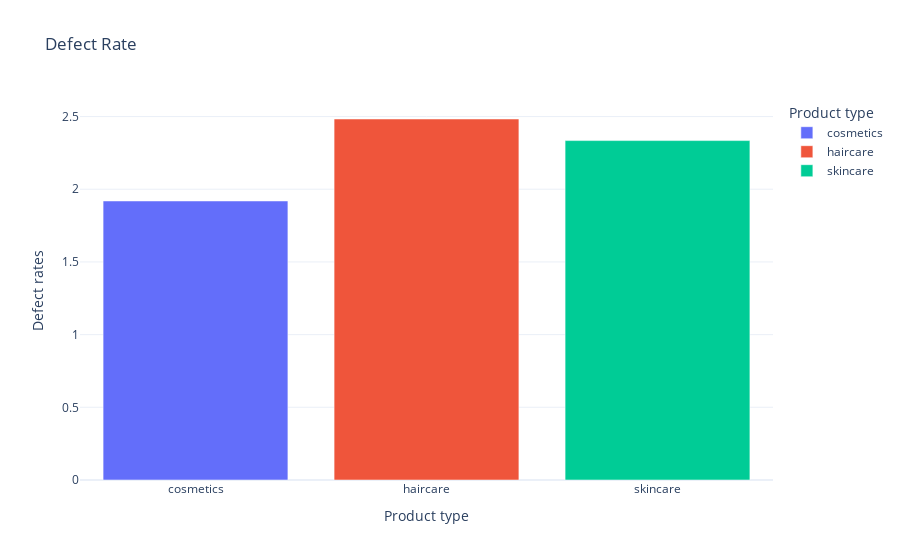

Write notebook code for a chart like this one.
### Code cell
fig = px.bar(defect, x='Product type', y='Defect rates', title='Defect Rate',color="Product type")
fig.show()

### Figure 1 — Plotly figure (JSON) as saved in the notebook; plotly's stock layout.template omitted (floating-point values rounded to 4 significant figures)
{"data": [{"alignmentgroup": "True", "hovertemplate": "Product type=%{x}<br>Defect rates=%{y}<extra></extra>", "legendgroup": "cosmetics", "marker": {"color": "#636efa", "pattern": {"shape": ""}}, "name": "cosmetics", "offsetgroup": "cosmetics", "orientation": "v", "showlegend": true, "textposition": "auto", "type": "bar", "x": ["cosmetics"], "xaxis": "x", "y": [1.919], "yaxis": "y"}, {"alignmentgroup": "True", "hovertemplate": "Product type=%{x}<br>Defect rates=%{y}<extra></extra>", "legendgroup": "haircare", "marker": {"color": "#EF553B", "pattern": {"shape": ""}}, "name": "haircare", "offsetgroup": "haircare", "orientation": "v", "showlegend": true, "textposition": "auto", "type": "bar", "x": ["haircare"], "xaxis": "x", "y": [2.483], "yaxis": "y"}, {"alignmentgroup": "True", "hovertemplate": "Product type=%{x}<br>Defect rates=%{y}<extra></extra>", "legendgroup": "skincare", "marker": {"color": "#00cc96", "pattern": {"shape": ""}}, "name": "skincare", "offsetgroup": "skincare", "orientation": "v", "showlegend": true, "textposition": "auto", "type": "bar", "x": ["skincare"], "xaxis": "x", "y": [2.335], "yaxis": "y"}], "layout": {"barmode": "relative", "legend": {"title": {"text": "Product type"}, "tracegroupgap": 0}, "title": {"text": "Defect Rate"}, "xaxis": {"anchor": "y", "categoryarray": ["cosmetics", "haircare", "skincare"], "categoryorder": "array", "domain": [0, 1], "title": {"text": "Product type"}}, "yaxis": {"anchor": "x", "domain": [0, 1], "title": {"text": "Defect rates"}}}}
